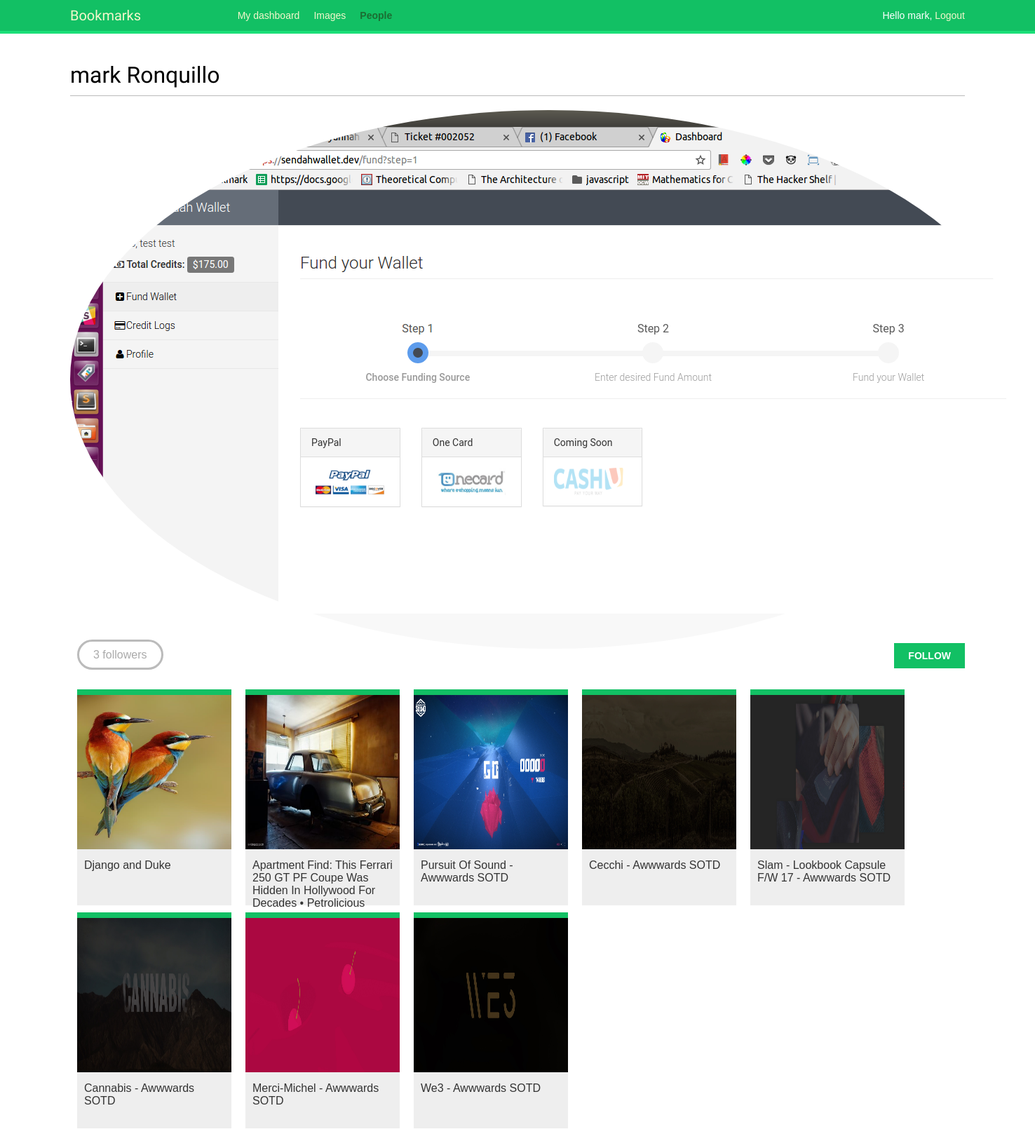
The app's page /account/users/markronquillo (signed in) with its own data.
### images/models.py (models this page shows, shortened)
class Image(models.Model):
	user = models.ForeignKey(settings.AUTH_USER_MODEL,
							 related_name='images_created')
	title = models.CharField(max_length=200)
	slug = models.SlugField(max_length=200,
							blank=True)
	url = models.URLField()
	image = models.ImageField(upload_to='images/%Y/%m/%d')
	description = models.TextField(blank=True)
	created = models.DateField(auto_now_add=True,
							   db_index=True)
	users_like = models.ManyToManyField(settings.AUTH_USER_MODEL,
										related_name='images_liked',
										blank=True)
	total_likes = models.PositiveIntegerField(db_index=True,
											  default=0)
	def get_absolute_url(self):
		return reverse('images:detail', args=[self.id, self.slug])

### account/views.py (the view)
# urls.py: url(r'^users/(?P<username>[-\w]+)$', views.user_detail,
@login_required
def user_detail(request, username):
	user = get_object_or_404(User,
							 username=username,
							 is_active=True)
	return render(request,
				  'account/user/detail.html',
				  {'section': 'people',
				   'user': user})

### account/templates/account/user/detail.html (shortened to what this page needs)
{% extends 'base.html' %}
{% load thumbnail %}
{% block content %}
	<h1>{{ user.get_full_name }}</h1>
	<div class="profile-info">
		{% thumbnail user.profile.photo "180x180" crop="100%" as im %}
			<img src="{{ im.url }}" class="user-detail">
		{% endthumbnail %}
	</div>
	{% with total_followers=user.followers.count %}
		<span class="count">
			<span class="total">{{ total_followers }}</span>
			follower{{ total_followers|pluralize }}
		</span>
		<a href="#" data-id="{{ user.id }}" data-action="{% if request.user in user.followers.all %}un{% endif %}follow" class="follow button">
			{% if request.user not in user.followers.all %}
				Follow
			{% else %}
				Unfollow
			{% endif %}
		</a>
		<div id="image-list" class="image-container">
			{% include 'images/image/list_ajax.html' with images=user.images_created.all %}
		</div>
	{% endwith %}
{% endblock %}

### account/templates/base.html (shortened to what this page needs)
{% load staticfiles %}
<!DOCTYPE html>
<html>
	<head>
		<link rel="stylesheet" href="{% static 'css/base.css' %}" rel="stylesheet">
	</head>
	<body>
		<div id="header">
			<span class="logo">Bookmarks</span>
			{% if request.user.is_authenticated %}
				<ul class="menu">
					<li {% if section == 'dashboard' %}class="selected"{% endif %}>
						<a href="{% url 'dashboard' %}"> My dashboard </a>
					</li>
					<li {% if section == 'images' %}class="selected"{% endif %}>
						<a href="{% url 'images:list' %}"> Images </a>
					</li>
					<li {% if section == 'people' %}class="selected"{% endif %}>
						<a href="{% url 'user_list' %}"> People </a>
					</li>
				</ul>
			{% endif %}
			<span class="user">
				{% if request.user.is_authenticated %}
					Hello {{ request.user.first_name }},
					<a href="{% url 'logout' %}">Logout</a>
				{% else %}
					<a href="{% url 'register' %}">Register</a> |
					<a href="{% url 'login' %}">Login</a>
				{% endif %}
			</span>
		</div>
		<div id="content">
			{% block content %}
			{% endblock %}
		</div>
	</body>
</html>

### images/templates/images/image/list_ajax.html
{% load thumbnail %}
{% for image in images %}
<div class="image">
	<a href="{{ image.get_absolute_url }}">
		{% thumbnail image.image "300x300" crop="100%" as im %}
			<a href="{{ image.get_absolute_url }}">
				<img src="{{ im.url }}" alt="">
			</a>
		{% endthumbnail %}
	</a>
	<div class="info">
		<a href="{{ image.get_absolute_url }}" class="title">
			{{ image.title }}
		</a>
	</div>
</div>
{% endfor %}

### static/css/base.css (style rules this page uses)
body { margin:0; padding:0; font-family:helvetica, sans-serif; }
a { color:#12c064; text-decoration:none; }
h1, h2, h3, h4, h5 , h6 { font-family: 'Muli', sans-serif; font-weight:normal; }
h1 { border-bottom:1px solid #bbb; padding:0 0 10px 0; margin:10px 0 20px 0; }
#header { padding:10px 100px; font-size:14px; background:#12c064; color:#fff; border-bottom:4px solid #1cdf78; overflow:auto; }
#header .logo { font-family: 'Muli', sans-serif; float:left; color:#f3f7cc; font-size:20px; margin-right:10%; }
#header ul.menu { list-style:none; float:left; margin:0; padding:0; }
#header ul.menu li { float:left; padding:4px 10px; }
#header ul.menu li.selected a, #header ul.menu li.selected a:hover { color:#1b6d32; font-weight:bold; }
#header a { color:#f3f7cc; }
#header .user { float:right; padding-top:4px; }
#content { padding:30px 100px; }
input[type=submit], a.button { font-weight:bold; background:#12c064; color:#fff; padding:10px 20px; font-size:14px; text-transform:uppercase; }
.count { color:#aaa; border:3px solid #bbb; border-radius:26px; padding:10px 20px; margin:20px 10px 0; }
a.like, a.follow { float:right; margin-top:-8px; }
#image-list { overflow:auto; }
#image-list .image { float:left; width:220px; height:300px; margin:0 10px 10px 10px; border-top:8px solid #12c064; background:#eee; }
#image-list img { width:220px; height:220px; }
#image-list .info { padding:10px; }
#image-list .info a { color:#333; }
img.user-detail { border-radius:50%; float:left; }
.profile-info { float:left; overflow:auto; margin-right:20px; }
.image-container { margin-top:40px; }

### records on screen
Image: shows a picture, title "Django and Duke"
Image: shows a picture, title "Apartment Find: This Ferrari 250 GT PF Coupe Was Hidden In Hollywood For Decades • Petrolicious"
Image: shows a picture, title "Pursuit Of Sound - Awwwards SOTD"
Image: shows a picture, title "Cecchi - Awwwards SOTD"
Image: shows a picture, title "Slam - Lookbook Capsule F/W 17 - Awwwards SOTD"
Image: shows a picture, title "Cannabis - Awwwards SOTD"
Image: shows a picture, title "Merci-Michel - Awwwards SOTD"
Image: shows a picture, title "We3 - Awwwards SOTD"

### other values on screen
{{ request.user.first_name }} "mark"
{{ user.get_full_name }} "mark Ronquillo"
{{ total_followers }} "3"
